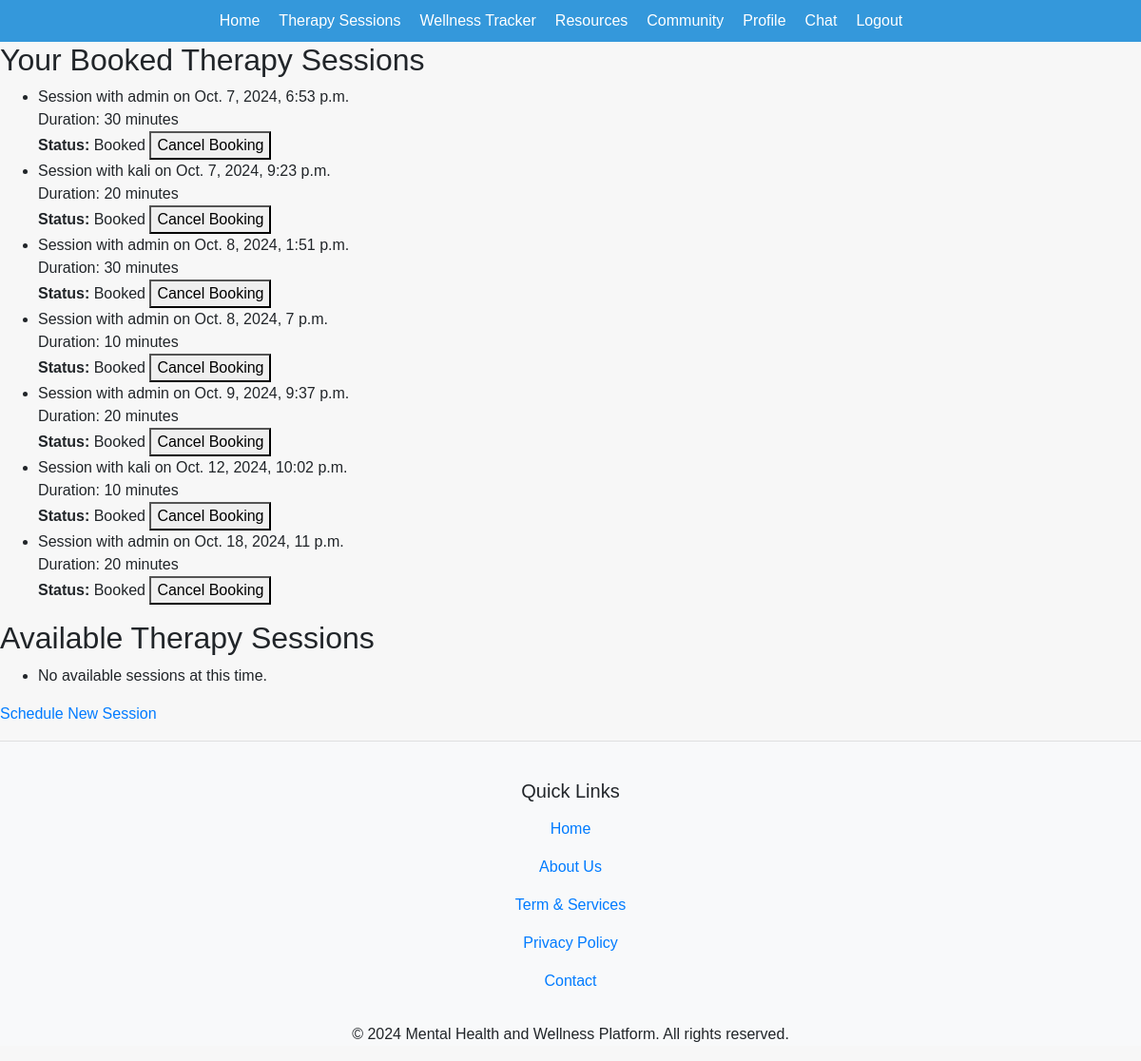
The page /sessions/sessions/ (signed in) on the database as committed earlier.
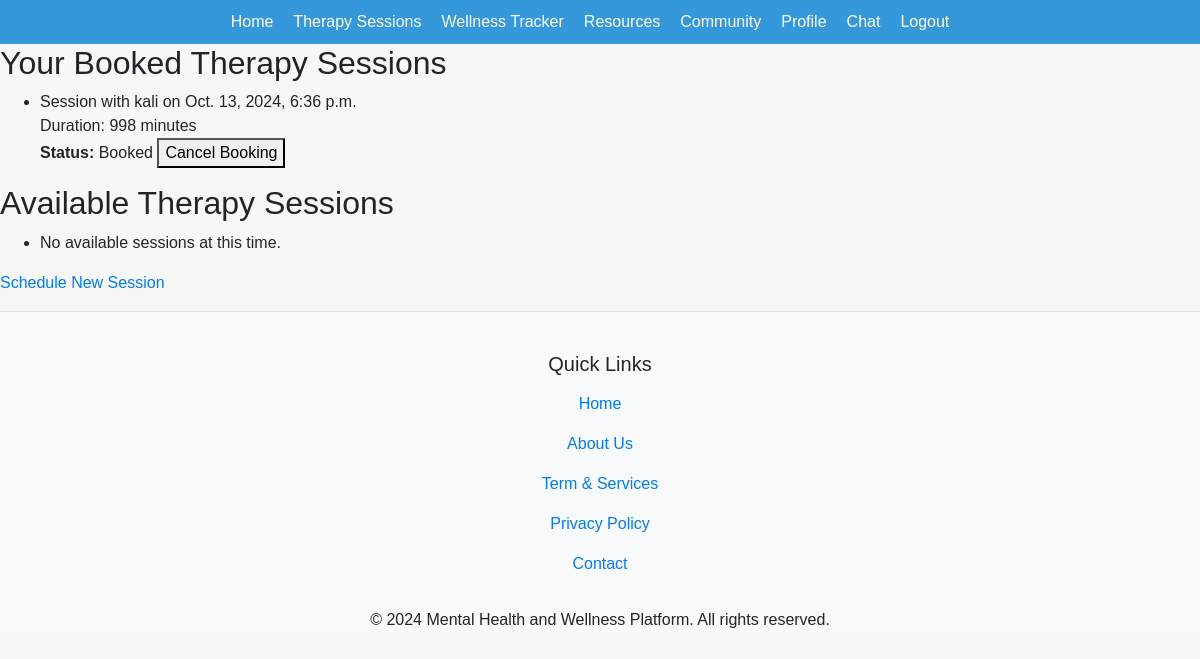
The same page on the database as committed later.
### therapy_sessions/models.py (models this page shows, shortened)
class TherapySession(models.Model):
    therapist = models.ForeignKey(
        settings.AUTH_USER_MODEL,
        on_delete=models.CASCADE,
        related_name='therapist_sessions'
    )
    client = models.ForeignKey(
        settings.AUTH_USER_MODEL,
        on_delete=models.SET_NULL,
        related_name='client_sessions',
        null=True,
        blank=True  # Allow NULL and blank values
    )
    session_date = models.DateTimeField()
    session_duration = models.IntegerField(help_text="Duration in minutes")
    booked = models.BooleanField(default=False)
    created_at = models.DateTimeField(default=timezone.now)
    class Meta:
        ordering = ['-session_date']  # Order sessions by date, newest first

### accounts/models.py (models this page shows, shortened)
class UserProfile(AbstractUser):
    ROLES = (
        ('client', 'Client'),
        ('therapist', 'Therapist'),
    )
    role = models.CharField(max_length=10, choices=ROLES)
    bio = models.TextField(blank=True, null=True)
    client_photo = models.ImageField(upload_to='client_photos', blank=True, null=True)
    therapist_photo = models.ImageField(upload_to='therapist_photos', blank=True, null=True)
    class Meta:
        verbose_name = 'User Profile'
        verbose_name_plural = 'User Profiles'

### therapy_sessions/views.py (the view)
# urls.py: path('sessions/', views.session_list, name='session_list'),
@login_required
def session_list(request):
    user_sessions = TherapySession.objects.filter(client=request.user).order_by('session_date')
    available_sessions = TherapySession.objects.filter(
        booked=False,  # Not booked
        session_date__gte=timezone.now()  # Date is today or in the future
    ).order_by('session_date')
    return render(request, 'therapy_sessions/session_list.html', {
        'user_sessions': user_sessions,
        'available_sessions': available_sessions
    })

### therapy_sessions/templates/therapy_sessions/session_list.html (shortened to what this page needs)
{% extends 'base.html' %}
{% block content %}
<h2>Your Booked Therapy Sessions</h2>
<ul>
    {% for session in user_sessions %}
        <li>
            Session with {{ session.therapist.username }} on {{ session.session_date }}<br>
            Duration: {{ session.session_duration }} minutes<br>
            <strong>Status:</strong> {% if session.booked %}Booked{% else %}Available{% endif %}
            {% if session.booked %}
                <form action="{% url 'cancel_booking' session.id %}" method="POST" style="display:inline;">
                    <button type="submit">Cancel Booking</button>
                </form>
            {% endif %}
        </li>
    {% empty %}
        <li>You have no booked sessions.</li>
    {% endfor %}
</ul>
<h2>Available Therapy Sessions</h2>
<ul>
    {% for session in available_sessions %}
        <li>
            Session with {{ session.therapist.username }} on {{ session.session_date }}<br>
            Duration: {{ session.session_duration }} minutes<br>
            <a href="{% url 'checkout' session.id %}">Book Now</a>
        </li>
    {% empty %}
        <li>No available sessions at this time.</li>
    {% endfor %}
</ul>
<a href="{% url 'schedule_session' %}">Schedule New Session</a>
{% endblock %}

### templates/base.html (shortened to what this page needs)
{% load static %}
<!DOCTYPE html>
<html lang="en">
<head>
    <link rel="stylesheet" href="https://stackpath.bootstrapcdn.com/bootstrap/4.5.2/css/bootstrap.min.css">
    <link rel="stylesheet" href="https://cdnjs.cloudflare.com/ajax/libs/font-awesome/5.15.4/css/all.min.css">
    <link rel="stylesheet" href="{% static 'css/chat.css' %}">
    <link rel="stylesheet" href="{% static 'css/style.css' %}">
</head>
<body>
    {% include 'navbar.html' %}
    <div class="main-content">
        {% block content %}{% endblock %}
    </div>
    <footer class="footer bg-light text-center text-lg-start">
            <hr>
            <div class="container p-4">
                <div class="row">
                    <div class="col-md-12">
                        <h5>Quick Links</h5>
                        <ul class="navbar-nav">
                            <li class="nav-item">
                                <a class="nav-link" href="{% url 'home' %}">Home</a>
                            </li>
                            <li class="nav-item">
                                <a class="nav-link" href="{% url 'about' %}">About Us</a>
                            </li>
                            <li class="nav-item">
                                <a class="nav-link" href="{% url 'terms' %}">Term & Services</a>
                            </li>
                            <li class="nav-item">
                                <a class="nav-link" href="{% url 'privacy' %}">Privacy Policy</a>
                            </li>
                            <li class="nav-item">
                                <a class="nav-link" href="{% url 'contact' %}">Contact</a>
                            </li>
                        </ul>
                    </div>
                </div>
            </div>
            <p>&copy; 2024 Mental Health and Wellness Platform. All rights reserved.</p>
    </footer>
</body>
</html>

### templates/navbar.html (shortened to what this page needs)
<nav>
    <ul>
        <li><a href="{% url 'home' %}">Home</a></li>
        <li><a href="{% url 'session_list' %}">Therapy Sessions</a></li>
        <li><a href="{% url 'reflection_list' %}">Wellness Tracker</a></li>
        <li><a href="{% url 'resource_list' %}">Resources</a></li>
        <li><a href="{% url 'forum' %}">Community</a></li>
        {% if user.is_authenticated %}
        <li><a href="{% url 'profile' %}">Profile</a></li>
        <li><a href="{% url 'chat_room' room_name='general' %}">Chat</a></li>
        <li><a href="{% url 'logout' %}">Logout</a></li>
        {% else %}
        <li><a href="{% url 'login' %}">Login</a></li>
        <li><a href="{% url 'register' %}">Register</a></li>
        {% endif %}
    </ul>
</nav>

### static/css/chat.css (style rules this page uses)
body { font-family: Arial, sans-serif; margin: 20px; }

### static/css/style.css (style rules this page uses)
body { font-family: Arial, sans-serif; background-color: #f7f7f7; margin: 0; padding: 0; }
.container { text-align: center; padding: 50px; }

### templates/navbar.html (style rules this page uses)
nav { background-color: #3498db; padding: 10px; }
nav ul { list-style-type: none; margin: 0; padding: 0; display: flex; justify-content: center; }
nav ul li { margin-right: 20px; }
nav ul li a { color: white; text-decoration: none; font-size: 16px; }

Rows that differ between the two databases and show on the page:
removed TherapySession: therapist.username "admin", session_date "Oct. 7, 2024, 6:53 p.m.", session_duration "30", booked "Booked"
removed TherapySession: therapist.username "kali", session_date "Oct. 7, 2024, 9:23 p.m.", session_duration "20", booked "Booked"
removed TherapySession: therapist.username "admin", session_date "Oct. 8, 2024, 1:51 p.m.", session_duration "30", booked "Booked"
removed TherapySession: therapist.username "admin", session_date "Oct. 8, 2024, 7 p.m.", session_duration "10", booked "Booked"
removed TherapySession: therapist.username "admin", session_date "Oct. 9, 2024, 9:37 p.m.", session_duration "20", booked "Booked"
removed TherapySession: therapist.username "kali", session_date "Oct. 12, 2024, 10:02 p.m.", session_duration "10", booked "Booked"
removed TherapySession: therapist.username "admin", session_date "Oct. 18, 2024, 11 p.m.", session_duration "20", booked "Booked"
added TherapySession: therapist.username "kali", session_date "Oct. 13, 2024, 6:36 p.m.", session_duration "998", booked "Booked"
